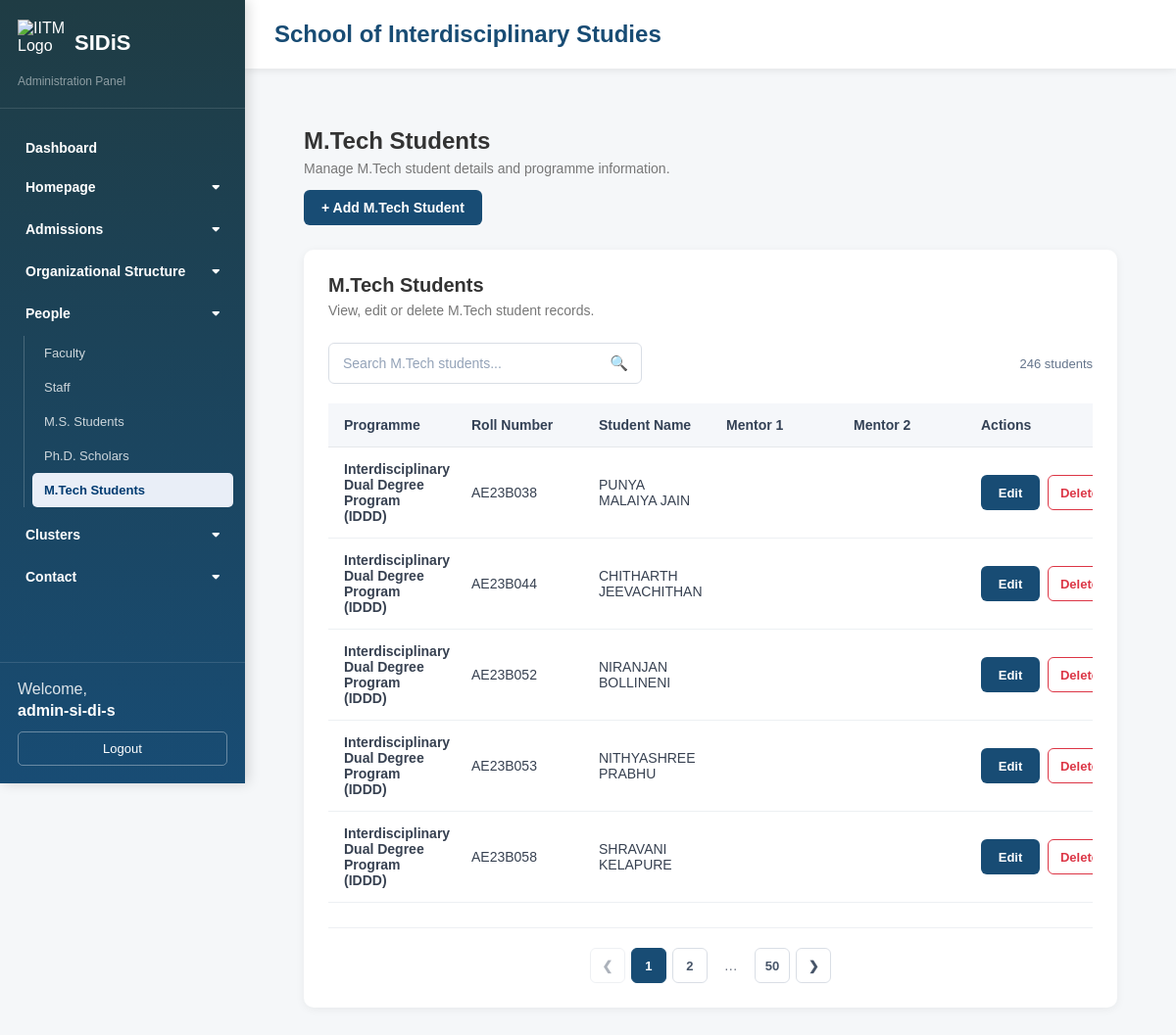
The app's page /admin/mtech.php (signed in) with its own data.
### tables this page shows
CREATE TABLE `mtech_students` (
  `id` int NOT NULL,
  `programme` varchar(255) NOT NULL,
  `roll_number` varchar(50) DEFAULT NULL,
  `student_name` varchar(255) NOT NULL,
  `mentor_1` varchar(255) DEFAULT NULL,
  `mentor_2` varchar(255) DEFAULT NULL
);

### admin/mtech.php (the view, shortened to what this page needs)
<?php
require_once __DIR__ . '/../config.php';
$sql = "
    SELECT
        id,
        programme,
        roll_number,
        student_name,
        mentor_1,
        mentor_2
    FROM mtech_students
    ORDER BY
        CASE programme
            WHEN 'Interdisciplinary Dual Degree Program (IDDD)' THEN 1
            WHEN 'International Interdisciplinary Masters Program (I2MP)' THEN 2
            WHEN 'Joint Masters Program (JMP)' THEN 3
            ELSE 4
        END,
        id ASC
";
$stmt = $pdo->prepare($sql);
$stmt->execute();
$students = $stmt->fetchAll(PDO::FETCH_ASSOC);
include 'header.php';
?>
<div class="dashboard-content">
    <div class="page-header">
        <div>
            <h2>M.Tech Students</h2>
            <p>Manage M.Tech student details and programme information.</p>
        </div>
        <div>
            <a href="addmtech.php" class="btn-add">+ Add M.Tech Student</a>
        </div>
    </div>
    <div class="dashboard-card">
        <div class="card-header">
            <div>
                <h3>M.Tech Students</h3>
                <p>View, edit or delete M.Tech student records.</p>
            </div>
        </div>
        <?php if (!empty($students)): ?>
            <div class="table-toolbar">
                <div class="table-search">
                    <input
                        type="text"
                        id="mtechSearch"
                        class="table-search-input"
                        placeholder="Search M.Tech students..."
                        autocomplete="off"
                    >
                    <span class="table-search-icon">&#128269;</span>
                </div>
                <div id="mtechSearchCount" class="search-result-count"></div>
            </div>
            <div class="table-wrapper">
                <table class="data-table" id="mtechTable">
                    <thead>
                        <tr>
                            <th>Programme</th>
                            <th>Roll Number</th>
                            <th>Student Name</th>
                            <th>Mentor 1</th>
                            <th>Mentor 2</th>
                            <th>Actions</th>
                        </tr>
                    </thead>
                    <tbody id="mtechTableBody">
                        <?php foreach ($students as $student): ?>
                            <tr class="mtech-row">
                                <td>
                                    <strong>
                                        <?= htmlspecialchars($student['programme'], ENT_QUOTES, 'UTF-8') ?>
                                    </strong>
                                </td>
                                <td>
                                    <?= htmlspecialchars($student['roll_number'], ENT_QUOTES, 'UTF-8') ?>
                                </td>
                                <td>
                                    <?= htmlspecialchars($student['student_name'], ENT_QUOTES, 'UTF-8') ?>
                                </td>
                                <td>
                                </td>
                                <td>
                                </td>
                                <td>
                                    <div class="table-actions">
                                        <a href="editmtech.php?id=<?= (int)$student['id'] ?>" class="btn-edit">
                                            Edit
                                        </a>
                                        <button
                                            type="button"
                                            class="btn-delete"
                                            onclick="openDeleteModal(
                                                <?= (int)$student['id'] ?>,
                                                <?= htmlspecialchars(
                                                    json_encode(
                                                        $student['student_name'],
                                                        JSON_HEX_TAG |
                                                        JSON_HEX_AMP |
                                                        JSON_HEX_APOS |
                                                        JSON_HEX_QUOT
                                                    ),
                                                    ENT_QUOTES,
                                                    'UTF-8'
                                                ) ?>
                                            )"
                                        >
                                            Delete
                                        </button>
                                    </div>
                                </td>
                            </tr>
                        <?php endforeach; ?>
                    </tbody>
                </table>
            </div>
            <div id="mtechPagination" class="table-pagination"></div>
        <?php endif; ?>
    </div>
</div>
<?php include 'footer.php'; ?>

### admin/style.css (style rules this page uses)
* { box-sizing: border-box; }
body { margin: 0; font-family: Arial, Helvetica, sans-serif; background: #f5f7f9; color: #333; }
.dashboard-content { padding: 30px; }
.page-header { margin-bottom: 25px; }
.page-header h2 { margin: 0; font-size: 24px; font-weight: 600; }
.page-header p { margin-top: 6px; color: #777; font-size: 14px; }
.dashboard-card { background: #fff; border-radius: 10px; padding: 25px; margin-bottom: 25px; box-shadow: 0 2px 10px rgba(0, 0, 0, 0.06); }
.card-header { margin-bottom: 25px; }
.card-header h3 { margin: 0; font-size: 20px; font-weight: 600; }
.card-header p { color: #777; margin-top: 6px; font-size: 14px; }
.table-wrapper { width: 100%; overflow-x: auto; margin-top: 20px; }
.data-table { width: 100%; border-collapse: separate; border-spacing: 0; table-layout: fixed; }
.data-table thead th { background: #f5f7fa; color: #334155; font-size: 14px; font-weight: 600; text-align: left; padding: 14px 16px; border-bottom: 1px solid #e5e7eb; white-space: nowrap; }
.data-table tbody td { padding: 14px 16px; border-bottom: 1px solid #edf0f3; vertical-align: middle; color: #374151; font-size: 14px; }
.table-actions { display: flex; align-items: center; gap: 8px; white-space: nowrap; }
.btn-edit { display: inline-flex; align-items: center; justify-content: center; min-width: 60px; height: 36px; padding: 0 14px; background: #184c74; color: #ffffff; border: none; border-radius: 6px; font-size: 13px; font-weight: 600; text-decoration: none; cursor: pointer; transition: all 0.2s ease; }
.btn-delete { display: inline-flex; align-items: center; justify-content: center; min-width: 65px; height: 36px; padding: 0 14px; background: #ffffff; color: #dc3545; border: 1px solid #dc3545; border-radius: 6px; font-size: 13px; font-weight: 600; cursor: pointer; transition: all 0.2s ease; }
.btn-add { display: inline-flex; align-items: center; justify-content: center; gap: 6px; padding: 10px 18px; background: #184c74; color: #ffffff; border-radius: 6px; font-size: 14px; font-weight: 600; text-decoration: none; transition: all 0.2s ease; }
.table-toolbar { display: flex; align-items: center; justify-content: space-between; gap: 20px; margin: 20px 0; }
.table-search { position: relative; width: 320px; }
.table-search-input { width: 100%; height: 42px; padding: 0 42px 0 14px; border: 1px solid #d9dee5; border-radius: 6px; background: #ffffff; color: #334155; font-size: 14px; outline: none; transition: border-color 0.2s ease, box-shadow 0.2s ease; }
.table-search-input::placeholder { color: #94a3b8; }
.table-search-icon { position: absolute; right: 14px; top: 50%; transform: translateY(-50%); color: #64748b; font-size: 15px; pointer-events: none; }
.search-result-count { color: #64748b; font-size: 13px; }
.table-pagination { display: flex; align-items: center; justify-content: center; gap: 6px; margin-top: 25px; padding-top: 20px; border-top: 1px solid #edf0f3; }

### records on screen
mtech_students: programme "Interdisciplinary Dual Degree Program (IDDD)", roll_number "AE23B038", student_name "PUNYA MALAIYA JAIN"
mtech_students: programme "Interdisciplinary Dual Degree Program (IDDD)", roll_number "AE23B044", student_name "CHITHARTH JEEVACHITHAN"
mtech_students: programme "Interdisciplinary Dual Degree Program (IDDD)", roll_number "AE23B052", student_name "NIRANJAN BOLLINENI"
mtech_students: programme "Interdisciplinary Dual Degree Program (IDDD)", roll_number "AE23B053", student_name "NITHYASHREE PRABHU"
mtech_students: programme "Interdisciplinary Dual Degree Program (IDDD)", roll_number "AE23B058", student_name "SHRAVANI KELAPURE"

### other values on screen
$section "Homepage"
$section "Admissions"
$section "Organizational Structure"
$section "People"
$pageTitle "Faculty"
$pageTitle "Staff"
$pageTitle "M.S. Students"
$pageTitle "Ph.D. Scholars"
$pageTitle "M.Tech Students"
$section "Clusters"
$section "Contact"
$_SESSION['admin_username'] "admin-si-di-s"
